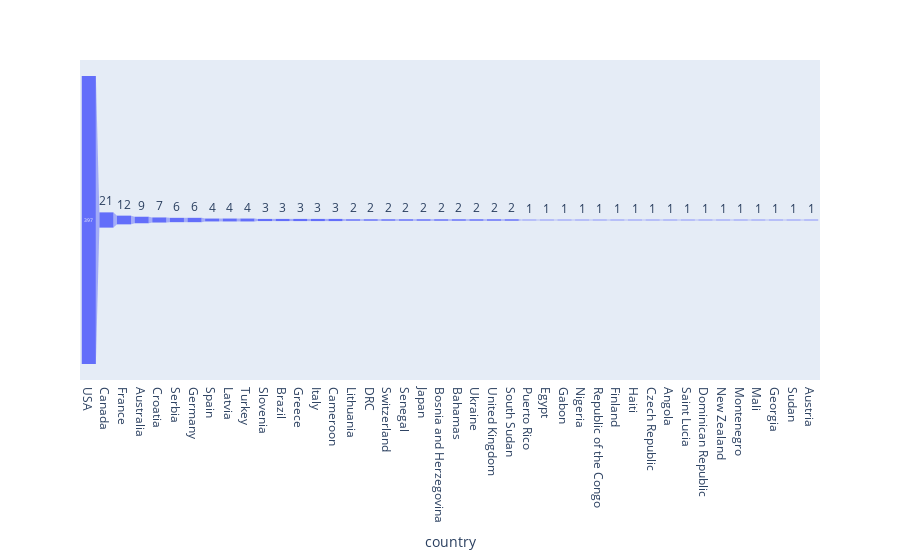

Notebook source saved alongside this figure:
### Code cell
fig1 = px.funnel(pie1, x='country', y='players')
fig1.show()

### Figure 1 — Plotly figure (JSON) as saved in the notebook; plotly's stock layout.template omitted (floating-point values rounded to 4 significant figures)
{"data": [{"hovertemplate": "country=%{x}<br>players=%{y}<extra></extra>", "legendgroup": "", "marker": {"color": "#636efa"}, "name": "", "orientation": "v", "showlegend": false, "type": "funnel", "x": ["USA", "Canada", "France", "Australia", "Croatia", "Serbia", "Germany", "Spain", "Latvia", "Turkey", "Slovenia", "Brazil", "Greece", "Italy", "Cameroon", "Lithuania", "DRC", "Switzerland", "Senegal", "Japan", "Bosnia and Herzegovina", "Bahamas", "Ukraine", "United Kingdom", "South Sudan", "Puerto Rico", "Egypt", "Gabon", "Nigeria", "Republic of the Congo", "Finland", "Haiti", "Czech Republic", "Angola", "Saint Lucia", "Dominican Republic", "New Zealand", "Montenegro", "Mali", "Georgia", "Sudan", "Austria"], "xaxis": "x", "y": [397, 21, 12, 9, 7, 6, 6, 4, 4, 4, 3, 3, 3, 3, 3, 2, 2, 2, 2, 2, 2, 2, 2, 2, 2, 1, 1, 1, 1, 1, 1, 1, 1, 1, 1, 1, 1, 1, 1, 1, 1, 1], "yaxis": "y"}], "layout": {"legend": {"tracegroupgap": 0}, "margin": {"t": 60}, "xaxis": {"anchor": "y", "domain": [0, 1], "title": {"text": "country"}}, "yaxis": {"anchor": "x", "domain": [0, 1], "title": {"text": "players"}}}}
